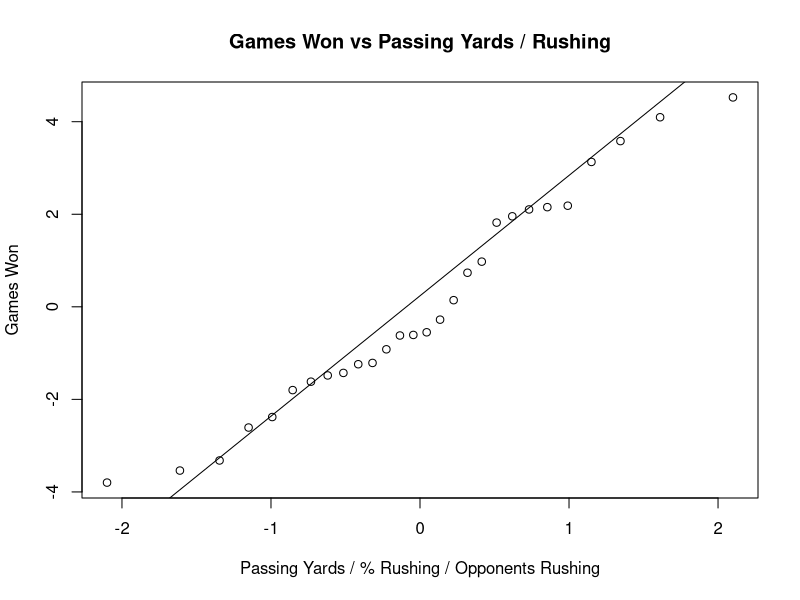
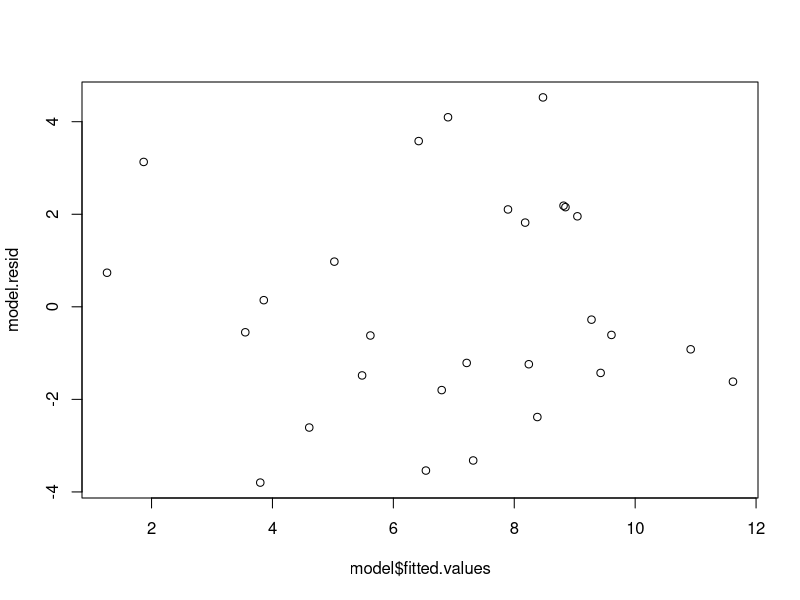
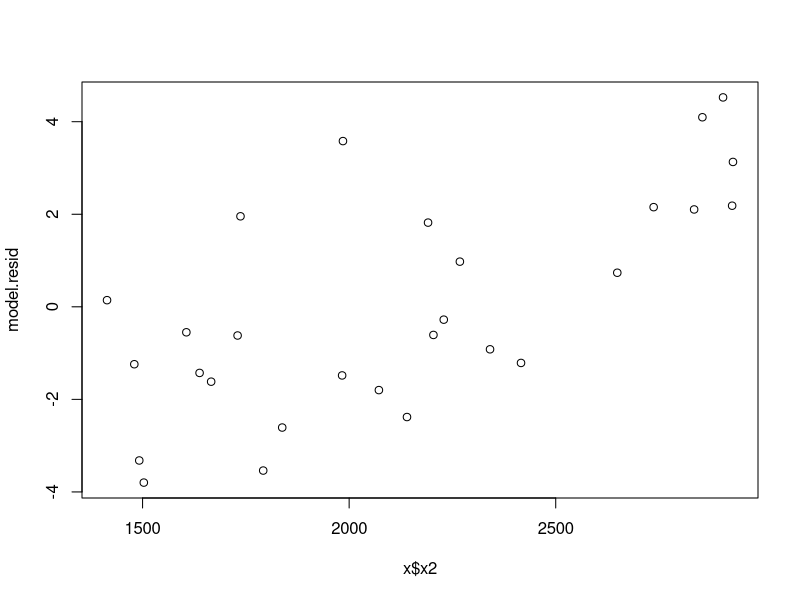
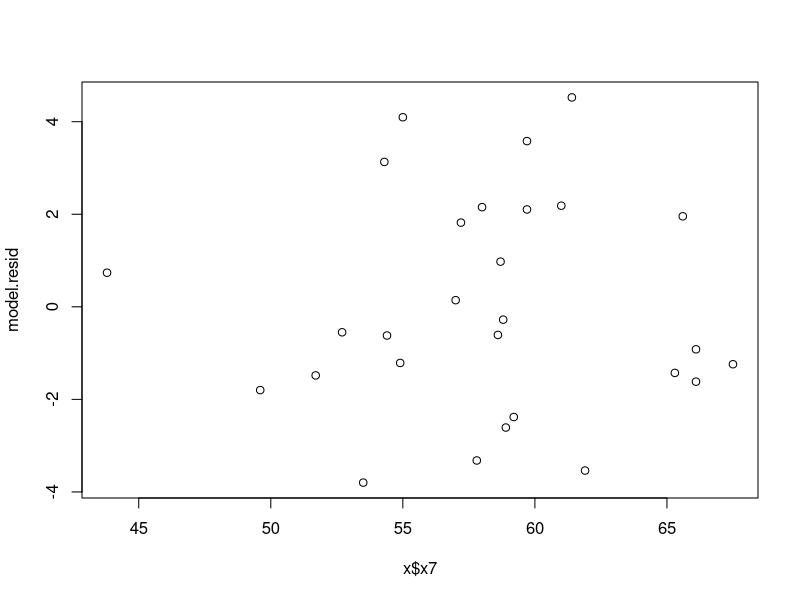
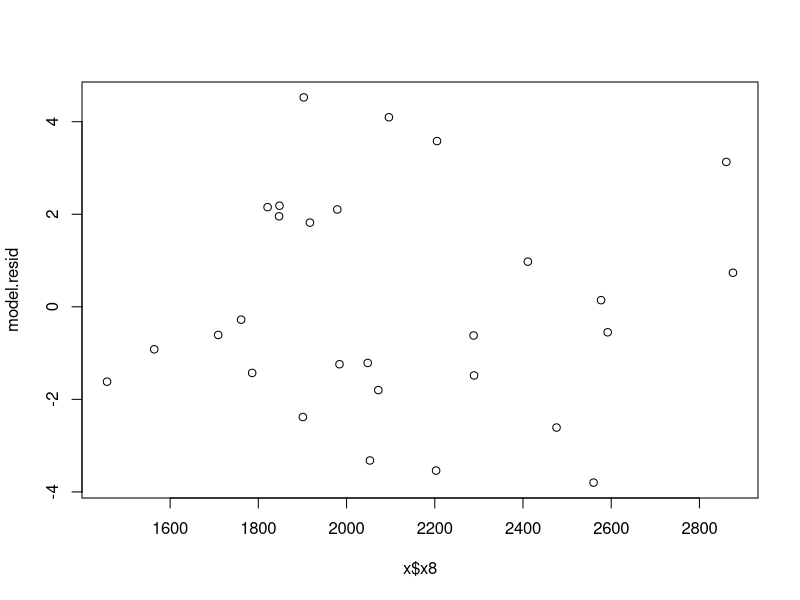
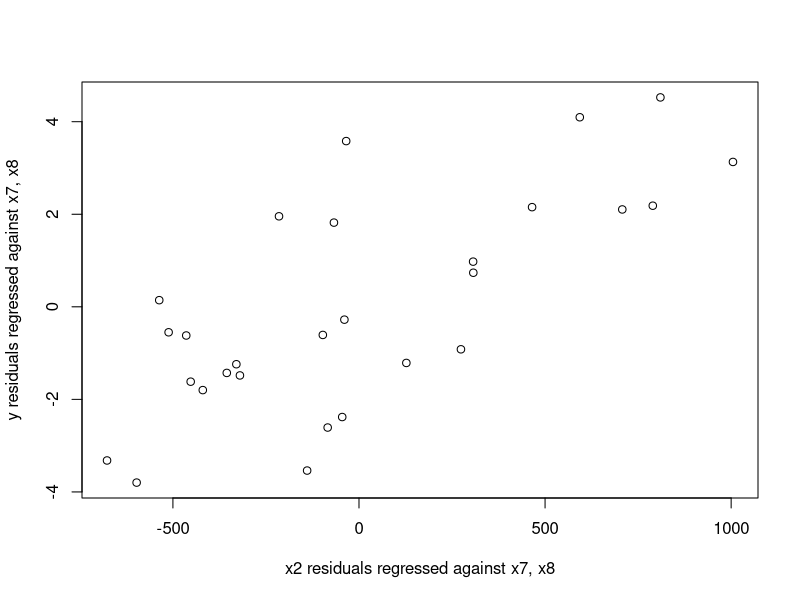
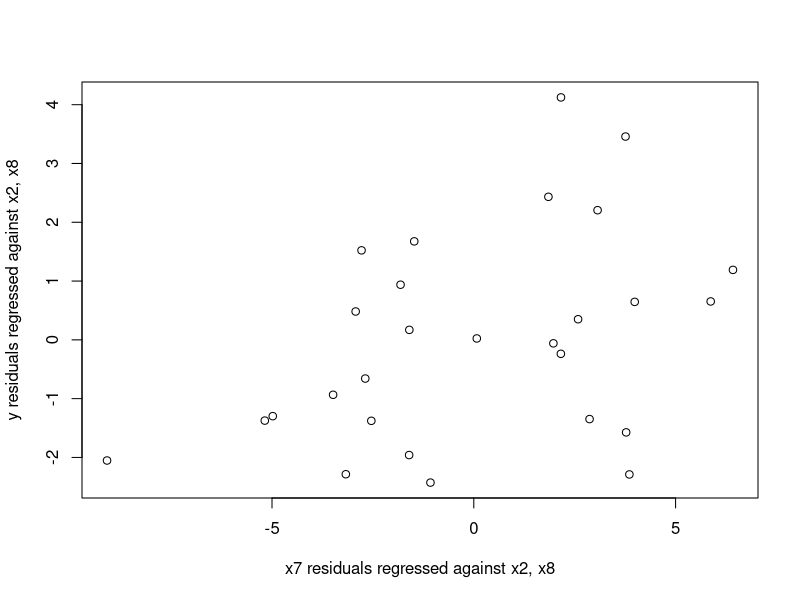
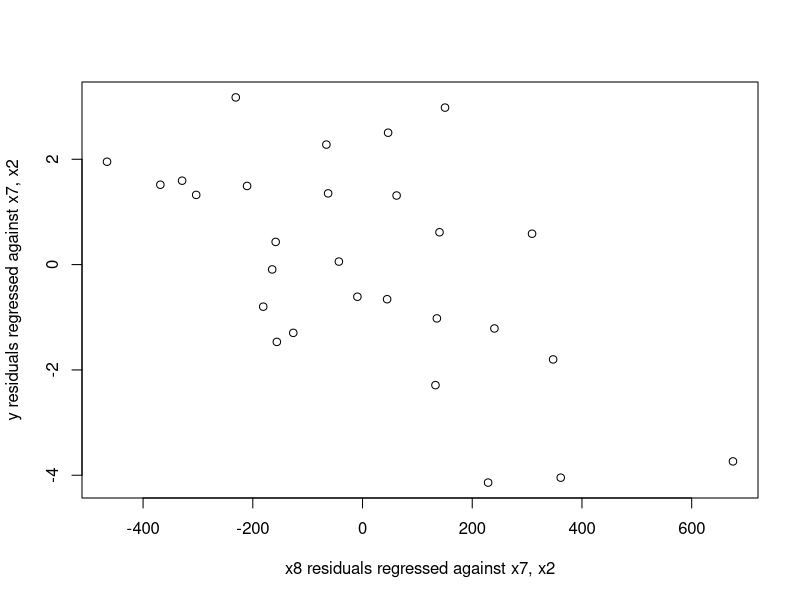

Write the R code that produced these figures, in order.
# MATH 5345 HW 4 Q2 - Q4 - Joshua Mitchell
setwd("/Users/jm/joshualmitchell.github.io/MATH5345/HW4")
data <- read.table("3.1data.txt", header=T)
data

# Strip into y and x:

last_column <- ncol(data)
x = data[,c(2:last_column)]
y = data[,1]

####################################################
#Q2: c) ############################################
####################################################

x2 <- x$x2
x7 <- x$x7
x8 <- x$x8

model <- lm(y ~ x2 + x7 + x8, data=data)
summary(model)
# xtable(model) # Used to generate LaTeX versions

####################################################
#Q2: d) ############################################
####################################################

# summary(model)$r.squared # yields 0.7863069
# summary(model)$adj.r.squared # yields 0.7595953

####################################################
#Q2: f) ############################################
####################################################

confint(model)

# x$x7: (0.011855322, 0.376065098)

####################################################
#Q2: g) ############################################
####################################################

test_X <- data.frame(x2=2300, x7=56, x8=2100)
predict(model, test_X, interval="confidence")

####################################################
#Q3: a) ############################################
####################################################

# Strip into y and x:
model <- lm(y ~ x7 + x8, data=data)

####################################################
#Q3: b) ############################################
####################################################

summary(model)$r.squared
summary(model)$adj.r.squared

####################################################
#Q3: c) ############################################
####################################################

confint(model)

####################################################
#Q3: d) ############################################
####################################################

test_X <- data.frame(x7=56, x8=2100)
predict(model, test_X, interval="confidence")

####################################################
#Q3: e) ############################################
####################################################


####################################################
#Q4: a) ############################################
####################################################

model.resid = resid(model)
qqnorm(model.resid, main = "Games Won vs Passing Yards / Rushing",
       xlab = "Passing Yards / % Rushing / Opponents Rushing", ylab = "Games Won")
qqline(model.resid)

####################################################
#Q4: b) ############################################
####################################################

plot(model$fitted.values, model.resid)

####################################################
#Q4: c) ############################################
####################################################

plot(x$x2, model.resid)
plot(x$x7, model.resid)
plot(x$x8, model.resid)

####################################################
#Q4: d) ############################################
####################################################

model_wo_x2 = lm(y~x$x7+x$x8)
x2_tl_x7_x8 = lm(x$x2~x$x7+x$x8)
plot(resid(model_wo_x2)~resid(x2_tl_x7_x8), xlab = "x2 residuals regressed against x7, x8",
     ylab = "y residuals regressed against x7, x8")

model_wo_x7 = lm(y~x$x2+x$x8)
x7_tl_x2_x8 = lm(x$x7~x$x2+x$x8)
plot(resid(model_wo_x7)~resid(x7_tl_x2_x8), xlab = "x7 residuals regressed against x2, x8",
     ylab = "y residuals regressed against x2, x8")

model_wo_x8 = lm(y~x$x7+x$x2)
x8_tl_x7_x2 = lm(x$x8~x$x7+x$x2)
plot(resid(model_wo_x8)~resid(x8_tl_x7_x2), xlab = "x8 residuals regressed against x7, x2",
     ylab = "y residuals regressed against x7, x2")
